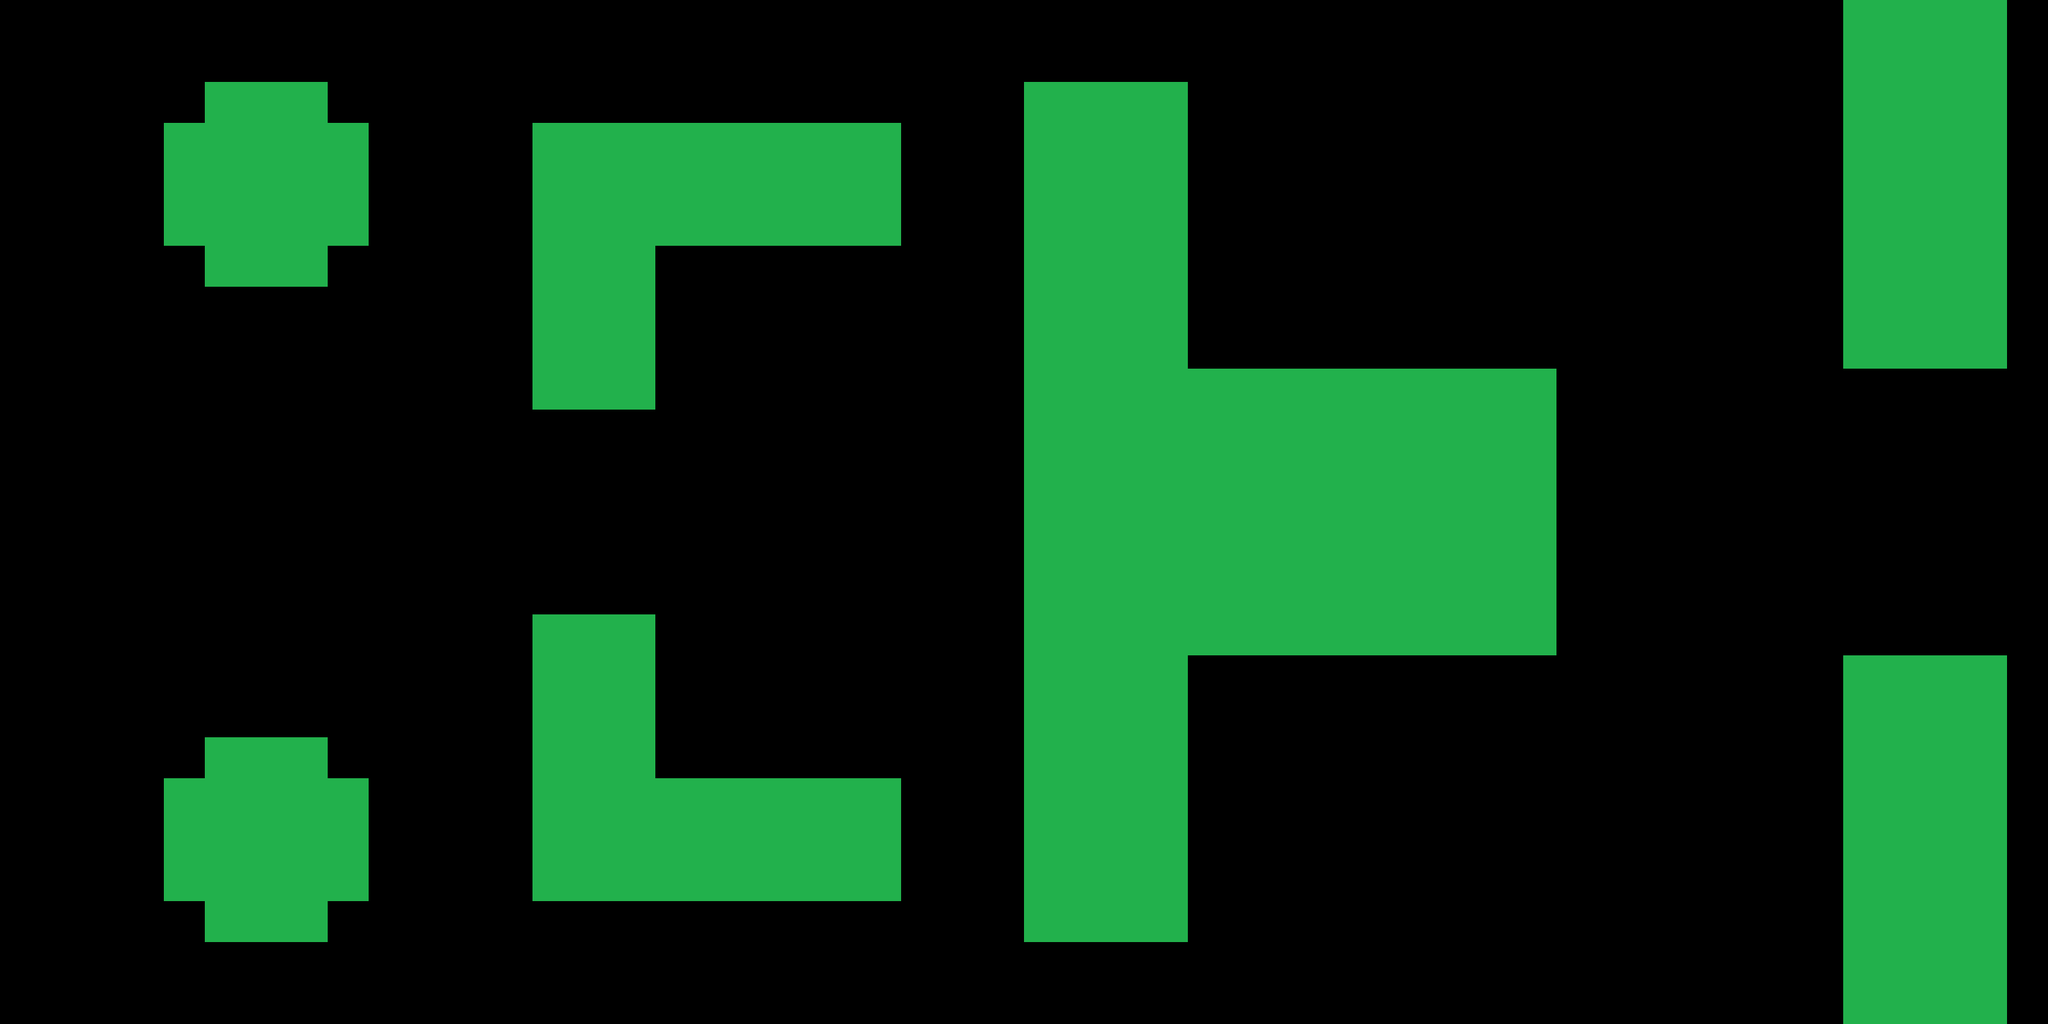

A 2D game scene composited from a Tiled map and its tileset images. What follows is a short description and the map's XML, with every tile layer's data as written:
An orthogonal 50x25 tile map with 64x64 px tiles, 1 tile layer (Tile Layer 1) and 1 object.

<map version="1.0" orientation="orthogonal" renderorder="right-down" width="50" height="25" tilewidth="64" tileheight="64" nextobjectid="1">
 <tileset firstgid="1" name="dummy_tilemap" tilewidth="64" tileheight="64" tilecount="16" columns="8">
  <image source="../Assets/dummy_tilemap.png" width="512" height="128" />
  <tile id="1">
   <objectgroup draworder="index">
    <object id="1" x="0" y="0" width="64" height="64" />
   </objectgroup>
  </tile>
 </tileset>
 <layer name="Tile Layer 1" width="50" height="25">
  <data encoding="csv">
0,0,0,0,0,0,0,0,0,0,0,0,0,0,0,0,0,0,0,0,0,0,0,0,0,0,0,0,0,0,0,0,0,0,0,0,0,0,0,0,0,0,0,0,0,2,2,2,2,0,
0,0,0,0,0,0,0,0,0,0,0,0,0,0,0,0,0,0,0,0,0,0,0,0,0,0,0,0,0,0,0,0,0,0,0,0,0,0,0,0,0,0,0,0,0,2,2,2,2,0,
0,0,0,0,0,2,2,2,0,0,0,0,0,0,0,0,0,0,0,0,0,0,0,0,0,2,2,2,2,0,0,0,0,0,0,0,0,0,0,0,0,0,0,0,0,2,2,2,2,0,
0,0,0,0,2,2,2,2,2,0,0,0,0,2,2,2,2,2,2,2,2,2,0,0,0,2,2,2,2,0,0,0,0,0,0,0,0,0,0,0,0,0,0,0,0,2,2,2,2,0,
0,0,0,0,2,2,2,2,2,0,0,0,0,2,2,2,2,2,2,2,2,2,0,0,0,2,2,2,2,0,0,0,0,0,0,0,0,0,0,0,0,0,0,0,0,2,2,2,2,0,
0,0,0,0,2,2,2,2,2,0,0,0,0,2,2,2,2,2,2,2,2,2,0,0,0,2,2,2,2,0,0,0,0,0,0,0,0,0,0,0,0,0,0,0,0,2,2,2,2,0,
0,0,0,0,0,2,2,2,0,0,0,0,0,2,2,2,0,0,0,0,0,0,0,0,0,2,2,2,2,0,0,0,0,0,0,0,0,0,0,0,0,0,0,0,0,2,2,2,2,0,
0,0,0,0,0,0,0,0,0,0,0,0,0,2,2,2,0,0,0,0,0,0,0,0,0,2,2,2,2,0,0,0,0,0,0,0,0,0,0,0,0,0,0,0,0,2,2,2,2,0,
0,0,0,0,0,0,0,0,0,0,0,0,0,2,2,2,0,0,0,0,0,0,0,0,0,2,2,2,2,0,0,0,0,0,0,0,0,0,0,0,0,0,0,0,0,2,2,2,2,0,
0,0,0,0,0,0,0,0,0,0,0,0,0,2,2,2,0,0,0,0,0,0,0,0,0,2,2,2,2,2,2,2,2,2,2,2,2,2,0,0,0,0,0,0,0,0,0,0,0,0,
0,0,0,0,0,0,0,0,0,0,0,0,0,0,0,0,0,0,0,0,0,0,0,0,0,2,2,2,2,2,2,2,2,2,2,2,2,2,0,0,0,0,0,0,0,0,0,0,0,0,
0,0,0,0,0,0,0,0,0,0,0,0,0,0,0,0,0,0,0,0,0,0,0,0,0,2,2,2,2,2,2,2,2,2,2,2,2,2,0,0,0,0,0,0,0,0,0,0,0,0,
0,0,0,0,0,0,0,0,0,0,0,0,0,0,0,0,0,0,0,0,0,0,0,0,0,2,2,2,2,2,2,2,2,2,2,2,2,2,0,0,0,0,0,0,0,0,0,0,0,0,
0,0,0,0,0,0,0,0,0,0,0,0,0,0,0,0,0,0,0,0,0,0,0,0,0,2,2,2,2,2,2,2,2,2,2,2,2,2,0,0,0,0,0,0,0,0,0,0,0,0,
0,0,0,0,0,0,0,0,0,0,0,0,0,0,0,0,0,0,0,0,0,0,0,0,0,2,2,2,2,2,2,2,2,2,2,2,2,2,0,0,0,0,0,0,0,0,0,0,0,0,
0,0,0,0,0,0,0,0,0,0,0,0,0,2,2,2,0,0,0,0,0,0,0,0,0,2,2,2,2,2,2,2,2,2,2,2,2,2,0,0,0,0,0,0,0,0,0,0,0,0,
0,0,0,0,0,0,0,0,0,0,0,0,0,2,2,2,0,0,0,0,0,0,0,0,0,2,2,2,2,0,0,0,0,0,0,0,0,0,0,0,0,0,0,0,0,2,2,2,2,0,
0,0,0,0,0,0,0,0,0,0,0,0,0,2,2,2,0,0,0,0,0,0,0,0,0,2,2,2,2,0,0,0,0,0,0,0,0,0,0,0,0,0,0,0,0,2,2,2,2,0,
0,0,0,0,0,2,2,2,0,0,0,0,0,2,2,2,0,0,0,0,0,0,0,0,0,2,2,2,2,0,0,0,0,0,0,0,0,0,0,0,0,0,0,0,0,2,2,2,2,0,
0,0,0,0,2,2,2,2,2,0,0,0,0,2,2,2,2,2,2,2,2,2,0,0,0,2,2,2,2,0,0,0,0,0,0,0,0,0,0,0,0,0,0,0,0,2,2,2,2,0,
0,0,0,0,2,2,2,2,2,0,0,0,0,2,2,2,2,2,2,2,2,2,0,0,0,2,2,2,2,0,0,0,0,0,0,0,0,0,0,0,0,0,0,0,0,2,2,2,2,0,
0,0,0,0,2,2,2,2,2,0,0,0,0,2,2,2,2,2,2,2,2,2,0,0,0,2,2,2,2,0,0,0,0,0,0,0,0,0,0,0,0,0,0,0,0,2,2,2,2,0,
0,0,0,0,0,2,2,2,0,0,0,0,0,0,0,0,0,0,0,0,0,0,0,0,0,2,2,2,2,0,0,0,0,0,0,0,0,0,0,0,0,0,0,0,0,2,2,2,2,0,
0,0,0,0,0,0,0,0,0,0,0,0,0,0,0,0,0,0,0,0,0,0,0,0,0,0,0,0,0,0,0,0,0,0,0,0,0,0,0,0,0,0,0,0,0,2,2,2,2,0,
0,0,0,0,0,0,0,0,0,0,0,0,0,0,0,0,0,0,0,0,0,0,0,0,0,0,0,0,0,0,0,0,0,0,0,0,0,0,0,0,0,0,0,0,0,2,2,2,2,0
</data>
 </layer>
</map>